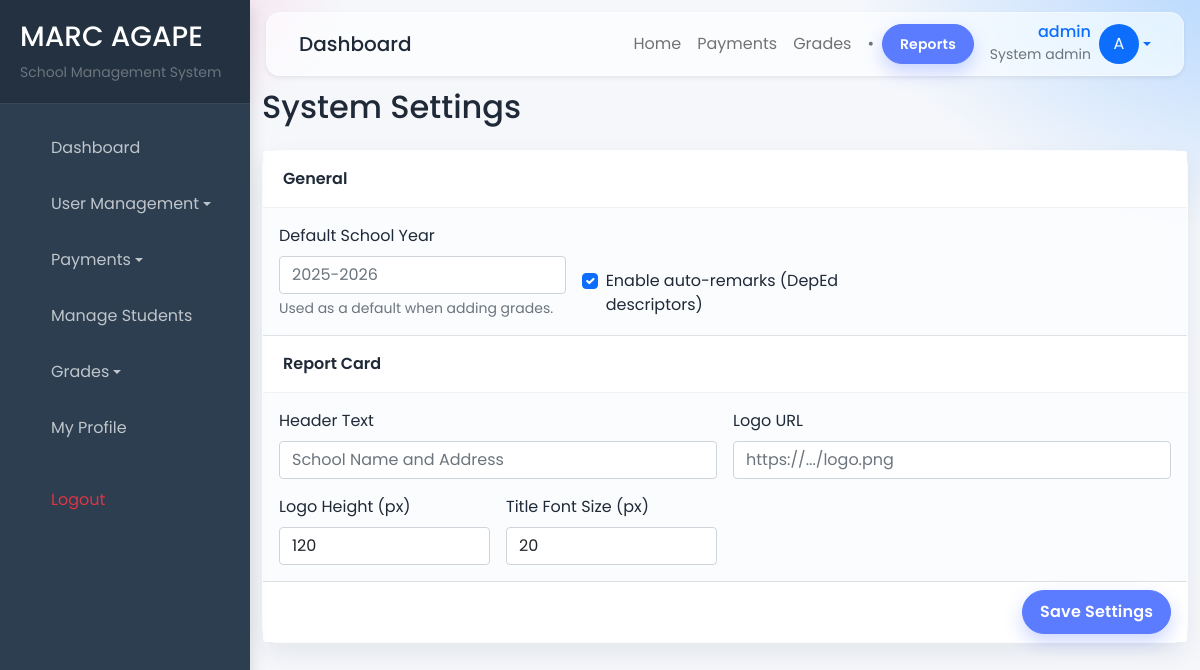
Before: /system_admin/settings.php (signed in) with the older database file.
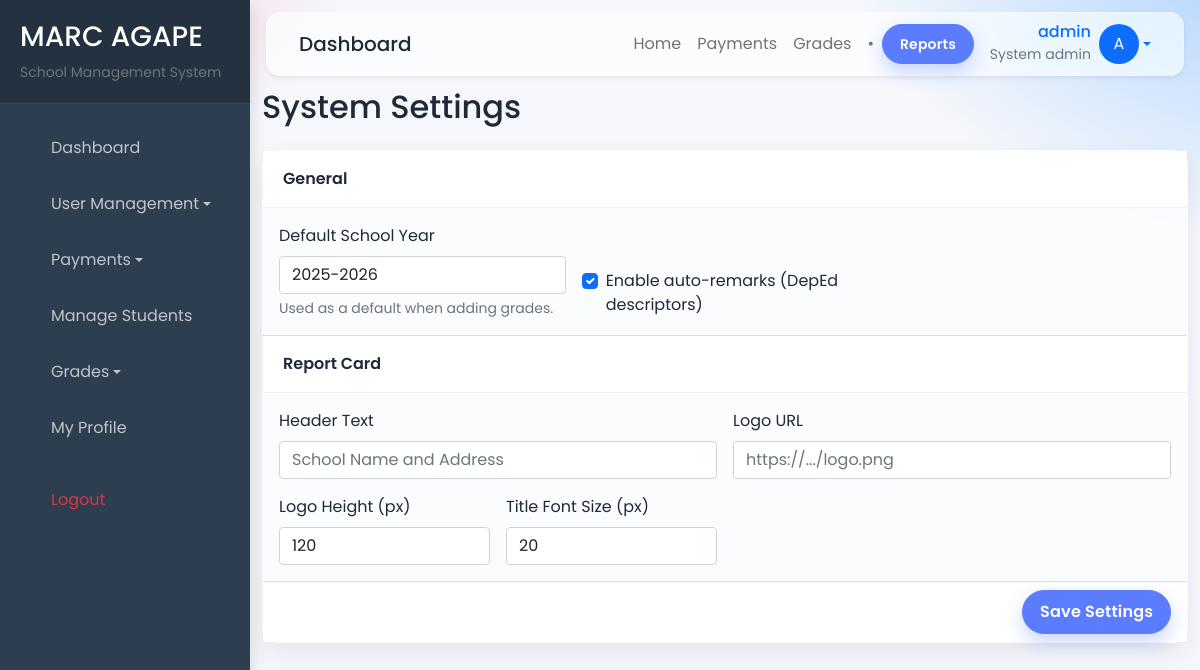
After: the same page with the newer database file.
### tables this page shows
CREATE TABLE IF NOT EXISTS app_settings (
    k VARCHAR(50) NOT NULL PRIMARY KEY,
    v VARCHAR(255) NOT NULL
);

### system_admin/settings.php (the view, shortened to what this page needs)
<?php
require_once '../php/db_connect.php';
$conn->query("CREATE TABLE IF NOT EXISTS app_settings (\n  k VARCHAR(100) PRIMARY KEY,\n  v TEXT NOT NULL,\n  updated_at TIMESTAMP DEFAULT CURRENT_TIMESTAMP ON UPDATE CURRENT_TIMESTAMP\n) ENGINE=InnoDB DEFAULT CHARSET=utf8mb4");
function get_setting($conn, $key, $default='') {
    $val = $default;
    if ($stmt = $conn->prepare("SELECT v FROM app_settings WHERE k=? LIMIT 1")) {
        $stmt->bind_param('s', $key);
        if ($stmt->execute()) { $stmt->bind_result($val); $stmt->fetch(); }
    }
    return ($val === null || $val === '') ? $default : $val;
}
$default_sy = get_setting($conn, 'default_school_year', '');
$auto_remarks = get_setting($conn, 'auto_remarks_enabled', '1');
$header = get_setting($conn, 'report_card_header', '');
$logo = get_setting($conn, 'report_card_logo_url', '');
$logo_h = get_setting($conn, 'report_card_logo_height', '120');
$title_sz = get_setting($conn, 'report_card_title_size', '20');
?>
<!DOCTYPE html>
<html lang="en">
<head>
    <link href="https://cdn.jsdelivr.net/npm/bootstrap@5.1.3/dist/css/bootstrap.min.css" rel="stylesheet">
    <link href="assets/css/style.css" rel="stylesheet">
</head>
<body>
<div class="wrapper">
    <?php include '../includes/sidebar.php'; ?>
    <div id="content">
        <?php include '../includes/navbar.php'; ?>
        <div class="container-fluid">
            <div class="d-flex justify-content-between align-items-center mb-4">
                <h2 class="mb-0">System Settings</h2>
            </div>
            <form method="post" class="card">
                <div class="card-header bg-white">General</div>
                <div class="card-body">
                    <div class="row g-3">
                        <div class="col-md-4">
                            <label class="form-label">Default School Year</label>
                            <input type="text" name="default_school_year" class="form-control" placeholder="2025-2026" value="<?php echo htmlspecialchars($default_sy); ?>">
                            <div class="form-text">Used as a default when adding grades.</div>
                        </div>
                        <div class="col-md-4 d-flex align-items-end">
                            <div class="form-check">
                                <input class="form-check-input" type="checkbox" name="auto_remarks_enabled" id="autoRemarks" <?php echo ($auto_remarks==='1')?'checked':''; ?>>
                                <label class="form-check-label" for="autoRemarks">Enable auto-remarks (DepEd descriptors)</label>
                            </div>
                        </div>
                    </div>
                </div>
                <div class="card-header bg-white border-top">Report Card</div>
                <div class="card-body">
                    <div class="row g-3">
                        <div class="col-md-6">
                            <label class="form-label">Header Text</label>
                            <input type="text" name="report_card_header" class="form-control" value="<?php echo htmlspecialchars($header); ?>" placeholder="School Name and Address">
                        </div>
                        <div class="col-md-6">
                            <label class="form-label">Logo URL</label>
                            <input type="text" name="report_card_logo_url" class="form-control" value="<?php echo htmlspecialchars($logo); ?>" placeholder="https://.../logo.png">
                        </div>
                        <div class="col-md-3">
                            <label class="form-label">Logo Height (px)</label>
                            <input type="number" name="report_card_logo_height" class="form-control" min="60" max="240" step="1" value="<?php echo htmlspecialchars($logo_h); ?>">
                        </div>
                        <div class="col-md-3">
                            <label class="form-label">Title Font Size (px)</label>
                            <input type="number" name="report_card_title_size" class="form-control" min="14" max="36" step="1" value="<?php echo htmlspecialchars($title_sz); ?>">
                        </div>
                    </div>
                </div>
                <div class="card-footer bg-white d-flex justify-content-end">
                    <button type="submit" class="btn btn-primary">Save Settings</button>
                </div>
            </form>
        </div>
    </div>
</div>
</body>
</html>

### includes/sidebar.php (shortened to what this page needs)
<?php
$current_page = basename($_SERVER['PHP_SELF']);
$role = $_SESSION['role'] ?? '';
$role_path = ($role === 'admin') ? 'registrar' : $role;
?>
<nav id="sidebar" class="active">
    <div class="sidebar-header">
        <h3>MARC AGAPE</h3>
        <p class="text-muted small mb-0">School Management System</p>
    </div>
    <ul class="list-unstyled components">
        <li class="mb-2">
            <a href="/<?php echo $role_path; ?>/dashboard.php" class="d-flex align-items-center <?php echo ($current_page == 'dashboard.php') ? 'active' : ''; ?>">
                <span>Dashboard</span>
            </a>
        </li>
        <?php if ($role == 'system_admin'): ?>
        <li class="mb-2">
            <a href="#adminSubmenu" data-bs-toggle="collapse" aria-expanded="false" class="dropdown-toggle d-flex align-items-center">
                <span>User Management</span>
            </a>
        </li>
        <?php endif; ?>
        <?php if ($role == 'registrar' || $role == 'system_admin'): ?>
        <li class="mb-2">
            <a href="#paymentSubmenu" data-bs-toggle="collapse" aria-expanded="false" class="dropdown-toggle d-flex align-items-center">
                <span>Payments</span>
            </a>
        </li>
        <?php if ($role == 'registrar' || $role == 'system_admin'): ?>
        <li class="mb-2">
            <a href="/<?php echo $role_path; ?>/manage_students.php" class="d-flex align-items-center <?php echo ($current_page == 'manage_students.php') ? 'active' : ''; ?>">
                <span>Manage Students</span>
            </a>
        </li>
        <?php endif; ?>
        <li class="mb-2">
            <a href="#gradeSubmenu" data-bs-toggle="collapse" aria-expanded="false" class="dropdown-toggle d-flex align-items-center">
                <span>Grades</span>
            </a>
        </li>
        <?php endif; ?>
        <li class="mb-2">
            <a href="/<?php echo $role_path; ?>/profile.php" class="d-flex align-items-center <?php echo ($current_page == 'profile.php') ? 'active' : ''; ?>">
                <span>My Profile</span>
            </a>
        </li>
        <li class="mt-4">
            <a href="/php/logout.php" class="d-flex align-items-center text-danger">
                <span>Logout</span>
            </a>
        </li>
    </ul>
</nav>

### includes/navbar.php (shortened to what this page needs)
<nav class="navbar navbar-expand-lg navbar-light bg-white shadow-sm">
    <div class="container-fluid">
        <div class="d-flex align-items-center">
            <h5 class="mb-0 d-none d-md-block">
                <?php
                $role = $_SESSION['role'] ?? '';
                $role_path = ($role === 'admin') ? 'registrar' : $role;
                $page_title = '';
                $current_page = basename($_SERVER['PHP_SELF']);
                switch($current_page) {
                    default:
                        $page_title = 'Dashboard';
                }
                echo $page_title;
                ?>
            </h5>
        </div>
        <div class="collapse navbar-collapse" id="topnavLinks">
            <ul class="navbar-nav ms-auto me-3 align-items-lg-center">
                <?php if (in_array($role, ['registrar','system_admin','admin'], true)): ?>
                    <li class="nav-item"><a class="nav-link<?php echo ($current_page=='dashboard.php')?' active':''; ?>" href="/<?php echo $role_path; ?>/dashboard.php">Home</a></li>
                    <li class="nav-item"><a class="nav-link<?php echo ($current_page=='payments.php')?' active':''; ?>" href="/<?php echo $role_path; ?>/payments.php">Payments</a></li>
                    <li class="nav-item"><a class="nav-link<?php echo ($current_page=='grades.php')?' active':''; ?>" href="/<?php echo $role_path; ?>/grades.php">Grades</a></li>
                    <li class="nav-item d-none d-lg-block"><span class="mx-2 text-muted">•</span></li>
                    <li class="nav-item"><a class="btn btn-primary btn-sm" href="/<?php echo $role_path; ?>/reports.php">Reports</a></li>
                <?php endif; ?>
            </ul>
            <div class="d-flex align-items-center">
            <div class="dropdown">
                <a href="#" class="d-flex align-items-center text-decoration-none dropdown-toggle" id="userDropdown" data-bs-toggle="dropdown" aria-expanded="false">
                    <div class="me-2 d-none d-sm-block text-end">
                        <h6 class="mb-0"><?php echo htmlspecialchars($_SESSION["username"]); ?></h6>
                        <small class="text-muted"><?php echo ucfirst(str_replace('_', ' ', $_SESSION["role"])); ?></small>
                    </div>
                    <div class="rounded-circle bg-primary text-white d-flex align-items-center justify-content-center" style="width: 40px; height: 40px;">
                        <?php
                        $name_parts = explode(' ', $_SESSION["username"]);
                        $initials = '';
                        foreach ($name_parts as $part) {
                            $initials .= strtoupper(substr($part, 0, 1));
                        }
                        echo $initials;
                        ?>
                    </div>
                </a>
            </div>
            </div>
        </div>
    </div>
</nav>

### system_admin/assets/css/style.css (style rules this page uses)
:root { --primary-color: #5b7cff; --secondary-color: #6c757d; --success-color: #37b26c; --info-color: #6ec3ff; --warning-color: #ffc76b; --danger-color: #ff7182; --light-color: #f8f9fa; --dark-color: #212529; --sidebar-width: 250px; --sidebar-collapsed-width: 70px; --top-navbar-height: 64px; --gradient-start: #f7a8c7; --gradient-mid: #ffd1a1; --gradient-end: #9ecbff; --surface: rgba(255,255,255,.6); --surface-border: rgba(255,255,255,.35); --text-color: #1f2937; }
body { font-family: 'Poppins', 'Segoe UI', Tahoma, Geneva, Verdana, sans-serif; color: var(--text-color); background: radial-gradient(1200px 800px at -10% -10%, var(--gradient-start) 0%, transparent 40%), radial-gradient(1200px 800px at 110% -10%, var(--gradient-end) 0%, transparent 40%), radial-gradient(1200px 800px at 50% 120%, var(--gradient-mid) 0%, transparent 35%), #f5f7fb; background-attachment: fixed; overflow-x: hidden; }
.wrapper { display: flex; width: 100%; align-items: stretch; }
#sidebar { min-width: var(--sidebar-width); max-width: var(--sidebar-width); background: #2c3e50; color: #fff; transition: all 0.3s; position: fixed; top: 0; left: 0; height: 100vh; z-index: 999; overflow-y: auto; box-shadow: 0 0.5rem 1rem rgba(0, 0, 0, 0.15); }
#sidebar .sidebar-header { padding: 20px; background: #233140; border-bottom: 1px solid rgba(255, 255, 255, 0.1); }
#sidebar ul.components { padding: 20px 0; }
#sidebar ul li a { padding: 12px 20px; font-size: 1em; display: block; color: rgba(255, 255, 255, 0.7); text-decoration: none; transition: all 0.3s; border-left: 3px solid transparent; }
#content { width: 100%; min-height: 100vh; margin-left: var(--sidebar-width); transition: all 0.3s; }
.navbar { padding: 0.8rem 1.25rem; background: var(--surface) !important; backdrop-filter: saturate(160%) blur(10px); -webkit-backdrop-filter: saturate(160%) blur(10px); border: 1px solid var(--surface-border); border-radius: 14px; margin: 12px 16px; box-shadow: 0 10px 25px rgba(31, 41, 55, 0.08); height: var(--top-navbar-height); z-index: 998; }
.card { border: none; border-radius: 16px; background: var(--surface); backdrop-filter: saturate(160%) blur(8px); -webkit-backdrop-filter: saturate(160%) blur(8px); border: 1px solid var(--surface-border); box-shadow: 0 10px 25px rgba(31, 41, 55, 0.08); margin-bottom: 20px; transition: transform 0.2s, box-shadow 0.2s; }
.card-header { background-color: #fff; border-bottom: 1px solid rgba(0, 0, 0, 0.05); font-weight: 600; padding: 1rem 1.25rem; }
.btn { padding: 0.55rem 1.05rem; border-radius: 9999px; font-weight: 600; letter-spacing: .2px; transition: all 0.2s ease-in-out; }
.btn-primary { background-color: var(--primary-color); border-color: var(--primary-color); box-shadow: 0 8px 18px rgba(91,124,255,.3); }
.navbar .nav-link { padding: .5rem .75rem; border-radius: 9999px; color: rgba(31,41,55,.8); }

Changed rows visible on the page:
added app_settings: default_school_year "2025-2026"
added app_settings: v "☑"
Other visible differences:
form field auto_remarks_enabled: "☑" → (not shown)
